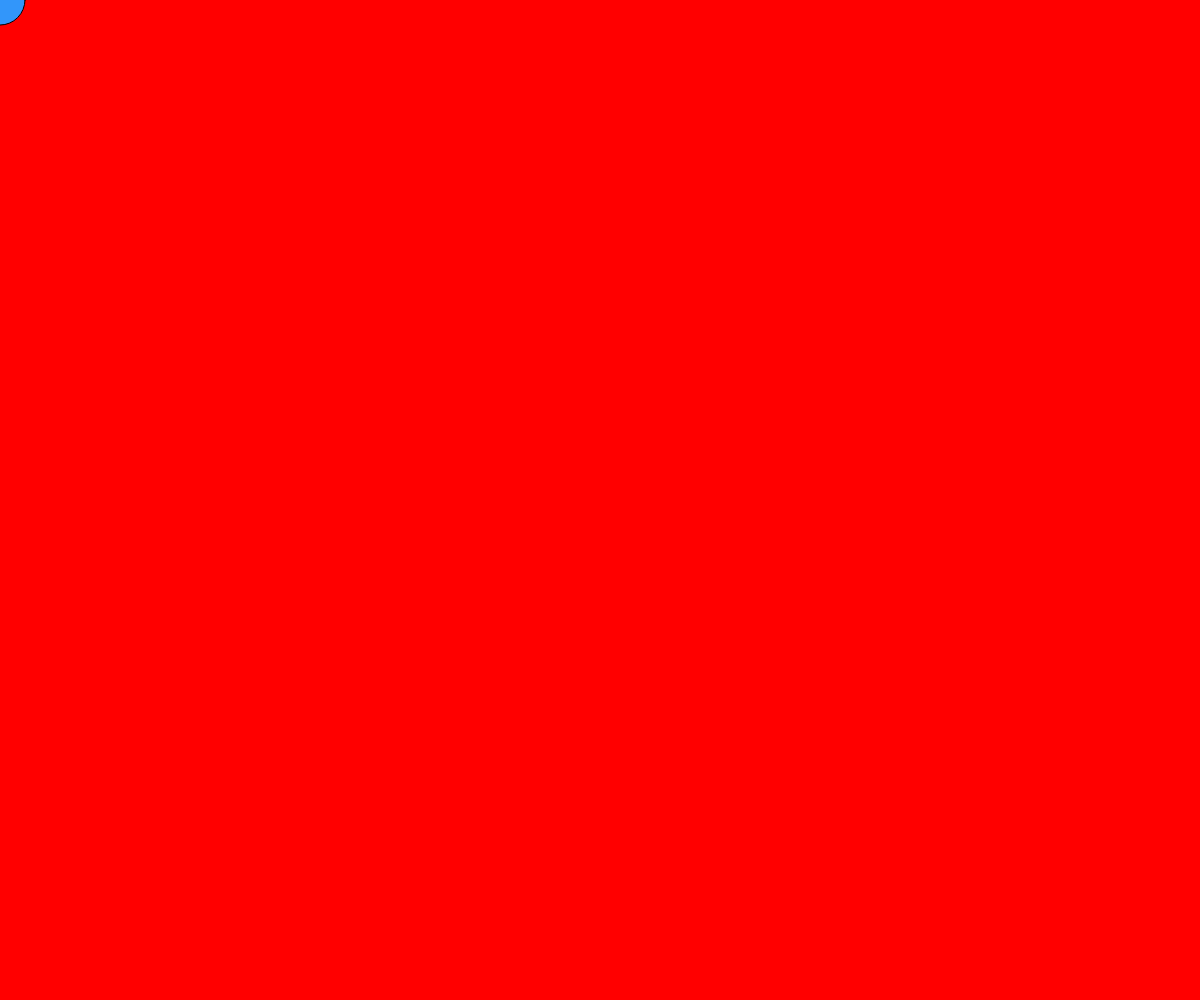
Frame 1 (no input)
Frame 60 (no input): identical to frame 1, image omitted
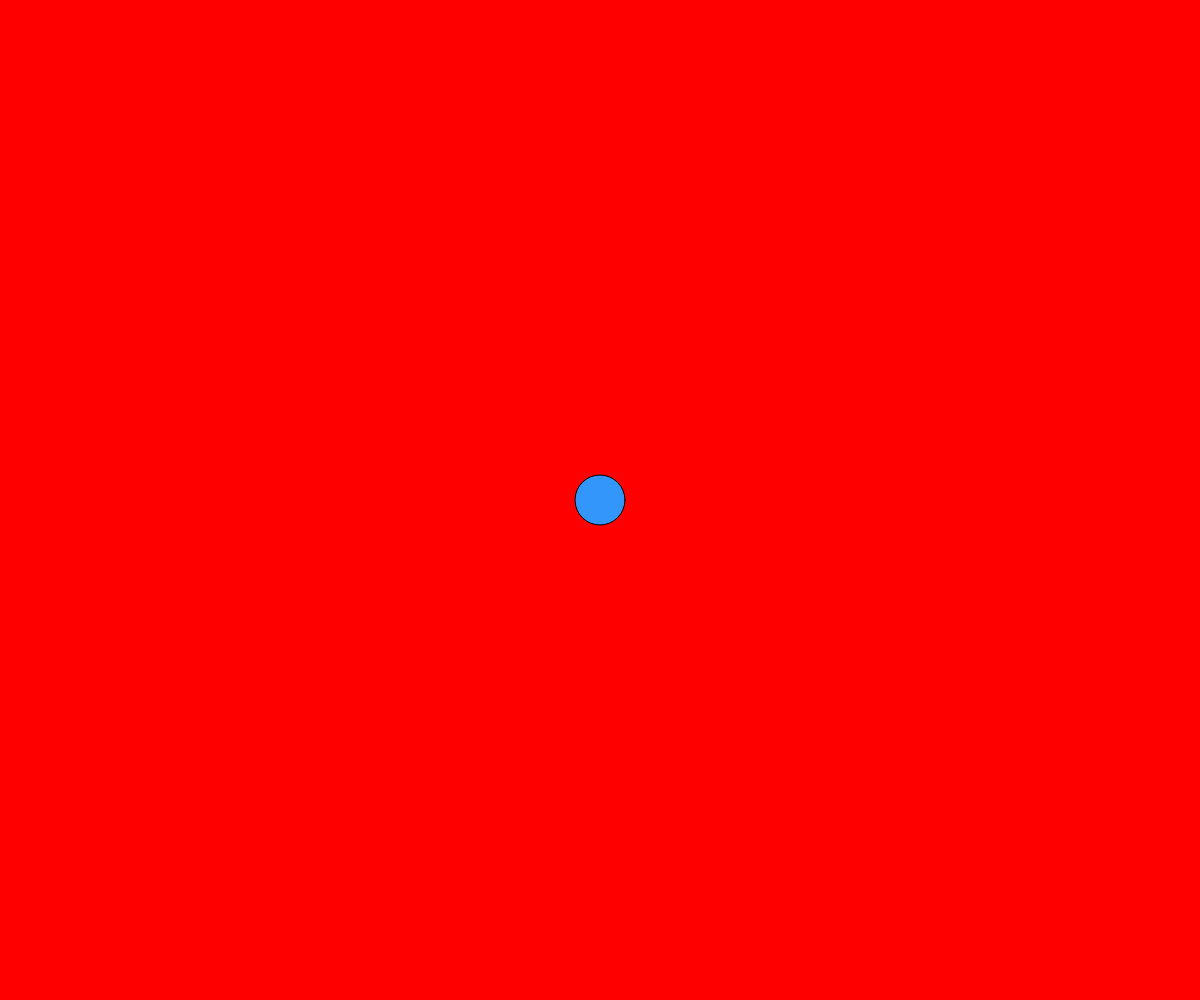
Frame 120 (the mouse pressed at the canvas centre since frame 60)

The p5.js sketch that drew these frames (run headless with seeded random() and noise() and a simulated clock; from frame 60 on, the mouse is pressed at the canvas centre):

// p5.js sketch
// ── sketch.js
function setup() {
  createCanvas(windowWidth, windowHeight);
}

function draw() {
  background(255, 0, 0);
  fill(50, 150, 250);
  circle(mouseX, mouseY, 50);
}
